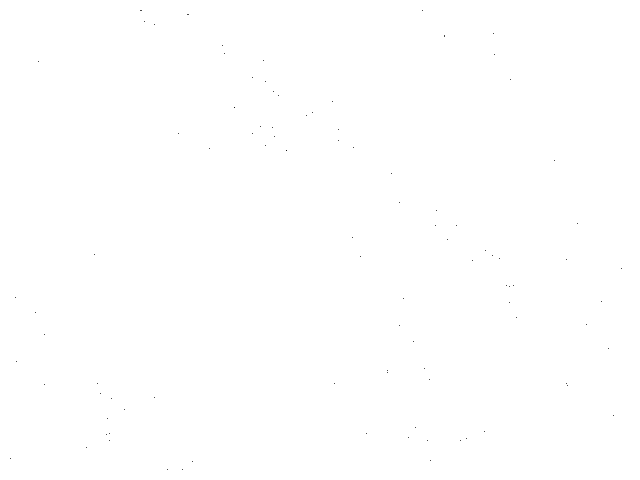
Frame 1 (no input)
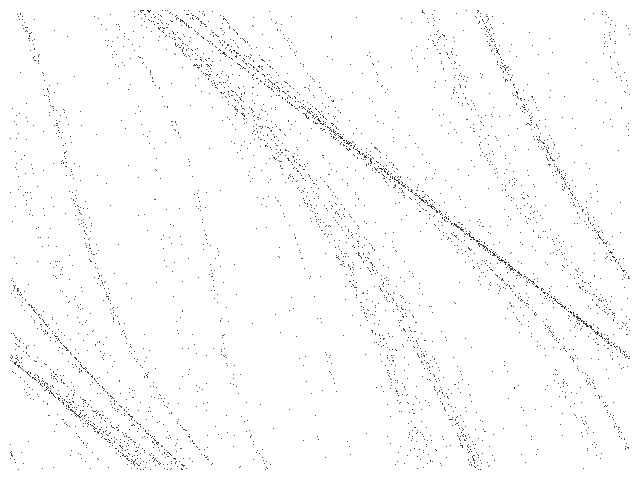
Frame 60 (the mouse pressed at the canvas centre just before this capture)
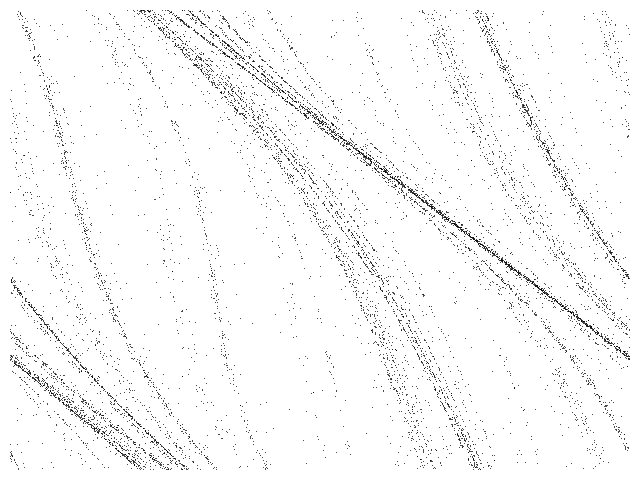
Frame 120 (the mouse held since frame 60 and released just before this capture)

The Processing sketch that drew these frames (run headless with seeded random() and noise(); from frame 60 on, the mouse is pressed at the canvas centre):

// Processing sketch: Arnold
// ── Arnold.pde
// Arnold chaotic map //

  float x = 0.1;
  float y = 0.1;
  float a = 0.15;

void setup() {
  
  size(640, 480);
  background(255);
  
}

void draw() {
  
  for (int i=0;i<100;i++) {
    
    float nx = x;
    float ny = y;
        
    x = (nx + ny + a * cos(TWO_PI * ny)) % 1;
    y = (nx + 2 * ny) % 1;
  
    point(10+(620*x), 10+(460*y));
        
  }

}
